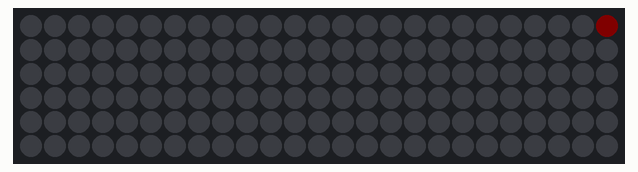
Recording of a sketch running on a simulated Arduino Uno, built with avr-gcc and run on an emulated ATmega328P. Parts: 25×6 RGB LED matrix (first LED top left, wired row by row). Dim RGB values are drawn brighter than linear.

Above: at 0.16 s.
At 0.68 s:
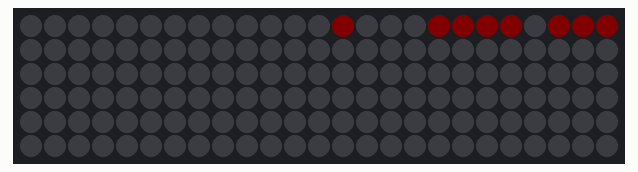
At 1.15 s:
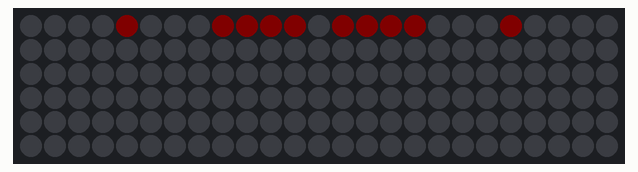
At 1.61 s:
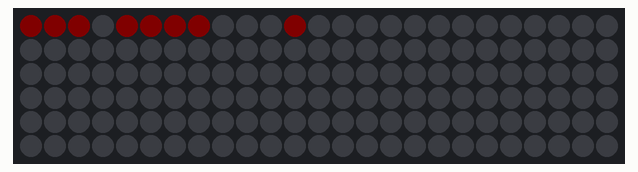
At 2.13 s:
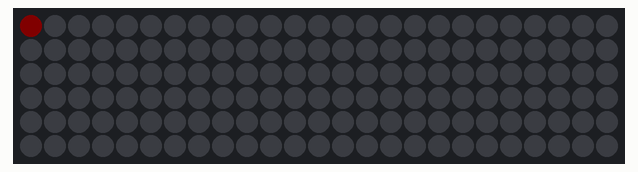

The sketch:

playme_piano_scrolling_test.ino
```cpp
#include <Adafruit_GFX.h>
#include <Adafruit_NeoMatrix.h>
#include <Adafruit_NeoPixel.h>
#include <Fonts/Org_01.h> // Load a tiny pixel font into memory from GFX Library

#define PIN 7
#define COLUMNS 25
#define ROWS 6

#define mBrightness 128 //matrix brightness

// MATRIX DECLARATION:
// Parameter 1 = width of NeoPixel matrix
// Parameter 2 = height of matrix
// Parameter 3 = pin number (most are valid)
// Parameter 4 = matrix layout flags, add together as needed:
//   NEO_MATRIX_TOP, NEO_MATRIX_BOTTOM, NEO_MATRIX_LEFT, NEO_MATRIX_RIGHT:
//     Position of the FIRST LED in the matrix; pick two, e.g.
//     NEO_MATRIX_TOP + NEO_MATRIX_LEFT for the top-left corner.
//   NEO_MATRIX_ROWS, NEO_MATRIX_COLUMNS: LEDs are arranged in horizontal
//     rows or in vertical columns, respectively; pick one or the other.
//   NEO_MATRIX_PROGRESSIVE, NEO_MATRIX_ZIGZAG: all rows/columns proceed
//     in the same order, or alternate lines reverse direction; pick one.
//   See example below for these values in action.
// Parameter 5 = pixel type flags, add together as needed:
//   NEO_KHZ800  800 KHz bitstream (most NeoPixel products w/WS2812 LEDs)
//   NEO_KHZ400  400 KHz (classic 'v1' (not v2) FLORA pixels, WS2811 drivers)
//   NEO_GRB     Pixels are wired for GRB bitstream (most NeoPixel products)
//   NEO_RGB     Pixels are wired for RGB bitstream (v1 FLORA pixels, not v2)

Adafruit_NeoMatrix matrix = Adafruit_NeoMatrix(COLUMNS, ROWS, PIN,
  NEO_MATRIX_BOTTOM    + NEO_MATRIX_RIGHT +
  NEO_MATRIX_COLUMNS + NEO_MATRIX_PROGRESSIVE,
  NEO_GRB            + NEO_KHZ800);

const uint16_t colors[] = {
  matrix.Color(255, 0, 0), matrix.Color(0, 255, 0), matrix.Color(255, 255, 0),matrix.Color(0, 0, 255), matrix.Color(255, 0, 255), matrix.Color(0, 255, 255), matrix.Color(255, 255, 255)};

void setup() {
  matrix.begin();
  matrix.setFont(&Org_01); // Call font previously loaded into memory during setup.
  matrix.show(); // Initialize all pixels to 'off'
  matrix.setTextWrap(false);
  matrix.setBrightness(5);
  matrix.setTextColor(colors[0]);
}

int x    = matrix.width();
int pass = 0;

void loop() {
  matrix.fillScreen(0);
  matrix.setCursor(x, 0);
  matrix.print(F("Test"));

  if(--x < -30
  ) {
    x = matrix.width();

    if(++pass >= 8) pass = 0;
    matrix.setTextColor(5);
  }
  matrix.show();
  delay(30);
}
```
